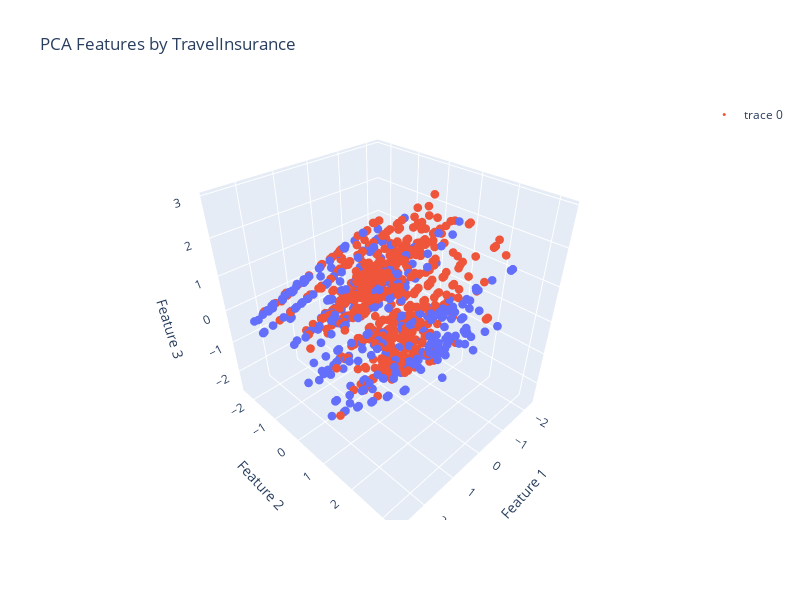

Here is the notebook cell this chart was saved with:
### Markdown cell above
So, the result is that we have 3 features (appropriately named Feature 1, 2, 3). Let's plot it.

### Code cell
points_colorscale = [
                     [0.0, 'rgb(239, 85, 59)'],
                     [1.0, 'rgb(99, 110, 250)'],
                    ]

layout = go.Layout(scene=dict(
                              xaxis=dict(title='Feature 1'),
                              yaxis=dict(title='Feature 2'),
                              zaxis=dict(title='Feature 3')
                             ),
                  showlegend=True
                  )

points = go.Scatter3d(x = df['Feature 1'], 
                      y = df['Feature 2'], 
                      z = df['Feature 3'],
                      mode='markers',
                      text=df['Label'],
                      marker=dict(
                                  size=3,
                                  color=df['Label'],
                                  colorscale=points_colorscale
                            ),
                     )

fig2 = go.Figure(data=[points], layout=layout)
fig2.update_layout(width=800,
                   height=600,
                   title = 'PCA Features by TravelInsurance')
fig2.show()

### Figure 1 — Plotly figure (JSON) as saved in the notebook; plotly's stock layout.template omitted (floating-point values rounded to 4 significant figures; data arrays with more than 128 entries replaced by an {"elided": "..."} marker saying what was removed)
{"data": [{"marker": {"color": {"elided": "1589 int values"}, "colorscale": [[0, "rgb(239, 85, 59)"], [1, "rgb(99, 110, 250)"]], "size": 3}, "mode": "markers", "text": {"elided": "1589 int values"}, "type": "scatter3d", "x": {"elided": "1589 float values"}, "y": {"elided": "1589 float values"}, "z": {"elided": "1589 float values"}}], "layout": {"height": 600, "scene": {"xaxis": {"title": {"text": "Feature 1"}}, "yaxis": {"title": {"text": "Feature 2"}}, "zaxis": {"title": {"text": "Feature 3"}}}, "showlegend": true, "title": {"text": "PCA Features by TravelInsurance"}, "width": 800}}
